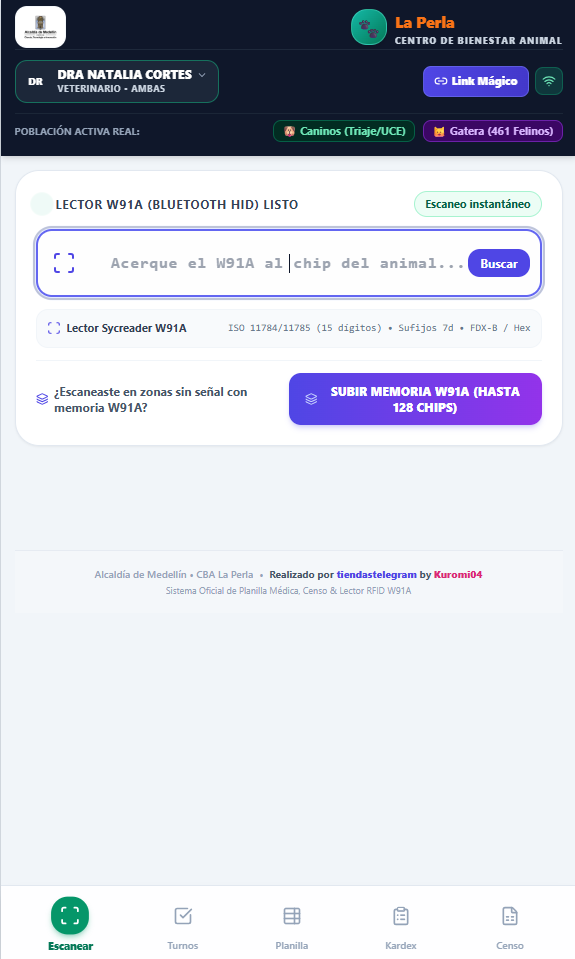
#> input picture docs/screenshots/app_scanner.png, 575 x 959 px, found by its file name
$ python generate_banner.py
#> lines starting #> are read from the running program, lines starting #| are printed output that depends on the picture
import os
from PIL import Image, ImageDraw, ImageFilter

def make_rounded(im, radius=24):
    mask = Image.new('L', im.size, 0)
    draw = ImageDraw.Draw(mask)
    draw.rounded_rectangle([(0, 0), im.size], radius=radius, fill=255)
    result = Image.new('RGBA', im.size, (0, 0, 0, 0))
    result.paste(im, (0, 0), mask=mask)
    return result

def add_shadow(im, offset=(0, 10), blur=20, shadow_color=(0, 0, 0, 160)):
    w, h = im.size
    shadow_size = (w + blur * 2, h + blur * 2)
    shadow = Image.new('RGBA', shadow_size, (0, 0, 0, 0))
    draw = ImageDraw.Draw(shadow)
    draw.rounded_rectangle(
        [(blur + offset[0], blur + offset[1]), (w + blur + offset[0], h + blur + offset[1])],
        radius=24,
        fill=shadow_color
    )
    shadow = shadow.filter(ImageFilter.GaussianBlur(blur // 2))
    shadow.paste(im, (blur, blur), mask=im)
    return shadow, blur

def create_banner():
    # Load images
    im_scanner = Image.open('docs/screenshots/app_scanner.png').convert('RGBA')
#> im_scanner is the input picture: PIL image 575x959 RGBA; mean R, G, B, A 204.6, 207.5, 218.1, 255
    im_kardex = Image.open('docs/screenshots/app_kardex.png').convert('RGBA')
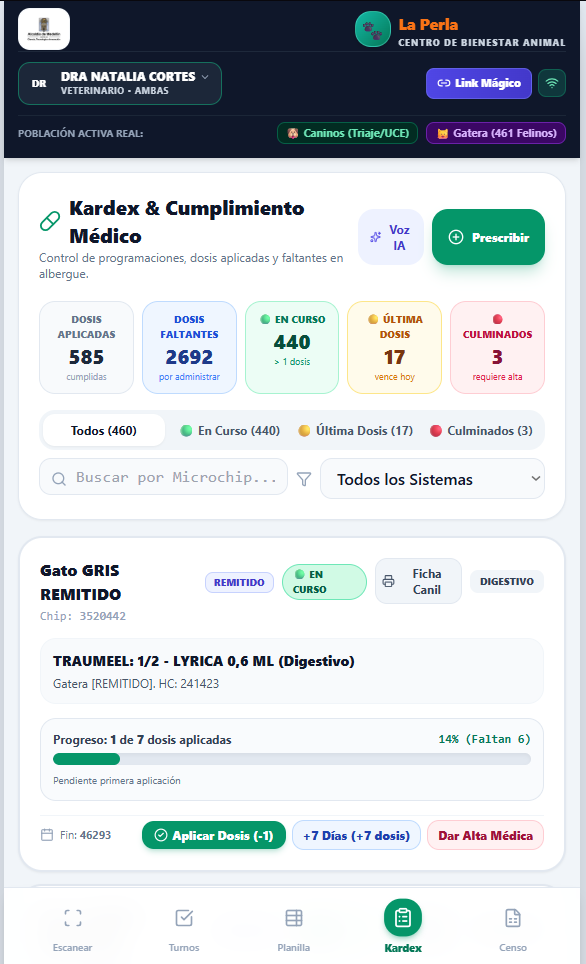
#> input picture docs/screenshots/app_kardex.png, 586 x 964 px, found by its file name
#> im_kardex is the input picture: PIL image 586x964 RGBA; mean R, G, B, A 203.2, 209, 213.2, 255

    # Normalize height
    target_h = 880
    w1 = int(im_scanner.width * (target_h / im_scanner.height))
#> w1 = 527
    im_scanner = im_scanner.resize((w1, target_h), Image.Resampling.LANCZOS)
#> im_scanner: PIL image 527x880 RGBA

    w2 = int(im_kardex.width * (target_h / im_kardex.height))
#> w2 = 534
    im_kardex = im_kardex.resize((w2, target_h), Image.Resampling.LANCZOS)
#> im_kardex: PIL image 534x880 RGBA

    # Round corners
    im_scanner = make_rounded(im_scanner, radius=28)
#> in make_rounded, `mask = Image.new('L', im.size, 0)`: mask: PIL image 527x880 L; every value is 0
#> in make_rounded, `result = Image.new('RGBA', im.size, (0, 0, 0, 0))`: result: PIL image 527x880 RGBA; every value is 0
    im_kardex = make_rounded(im_kardex, radius=28)
#> in make_rounded (call 2), `mask = Image.new('L', im.size, 0)`: mask: PIL image 534x880 L; every value is 0
#> in make_rounded (call 2), `result = Image.new('RGBA', im.size, (0, 0, 0, 0))`: result: PIL image 534x880 RGBA; every value is 0

    # Canvas dimensions
    padding_x = 40
    gap = 40
    banner_w = padding_x * 2 + w1 + w2 + gap
#> banner_w = 1181
    banner_h = target_h + 100

    # Gradient background (#0b0f19 to #1e293b)
    banner = Image.new('RGBA', (banner_w, banner_h), (11, 15, 25, 255))
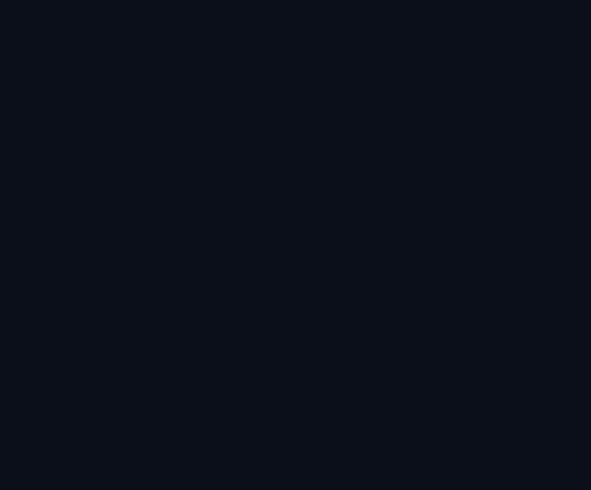
#> banner: PIL image 1181x980 RGBA (shown at 1/2 size); mean R, G, B, A 11, 15, 25, 255
    draw = ImageDraw.Draw(banner)

    # Subtle top highlight and border
    draw.rounded_rectangle([(8, 8), (banner_w - 8, banner_h - 8)], radius=24, outline=(40, 50, 75, 255), width=2)

    # Shadow for im_scanner
    s_scanner, blur1 = add_shadow(im_scanner, offset=(0, 12), blur=30)
#> in add_shadow, `shadow = Image.new('RGBA', shadow_size, (0, 0, 0, 0))`: shadow: PIL image 587x940 RGBA; every value is 0
#> in add_shadow, `shadow = shadow.filter(ImageFilter.GaussianBlur(blur // 2))`:
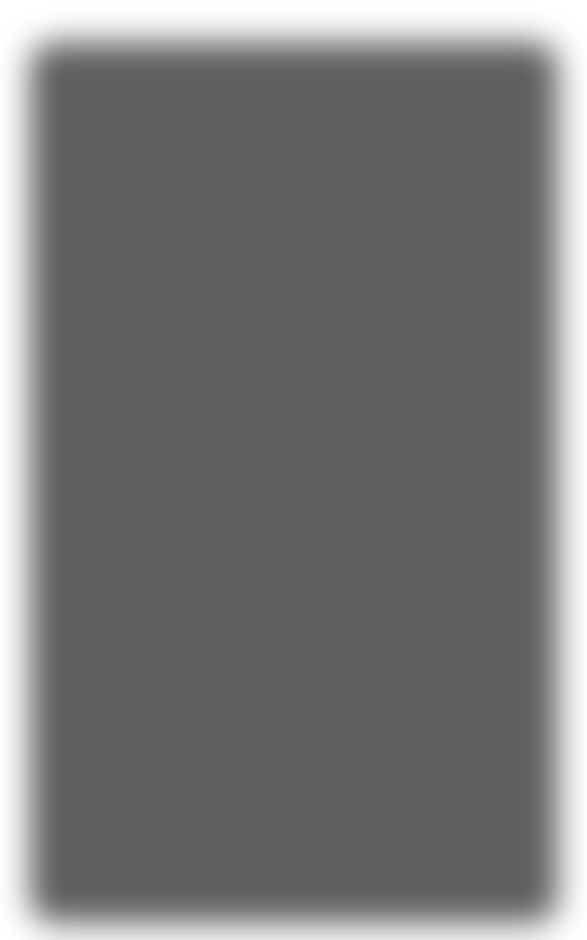
#> shadow: PIL image 587x940 RGBA; mean R, G, B, A 0, 0, 0, 134.6; transparent parts drawn white
#> in add_shadow, `shadow.paste(im, (blur, blur), mask=im)`:
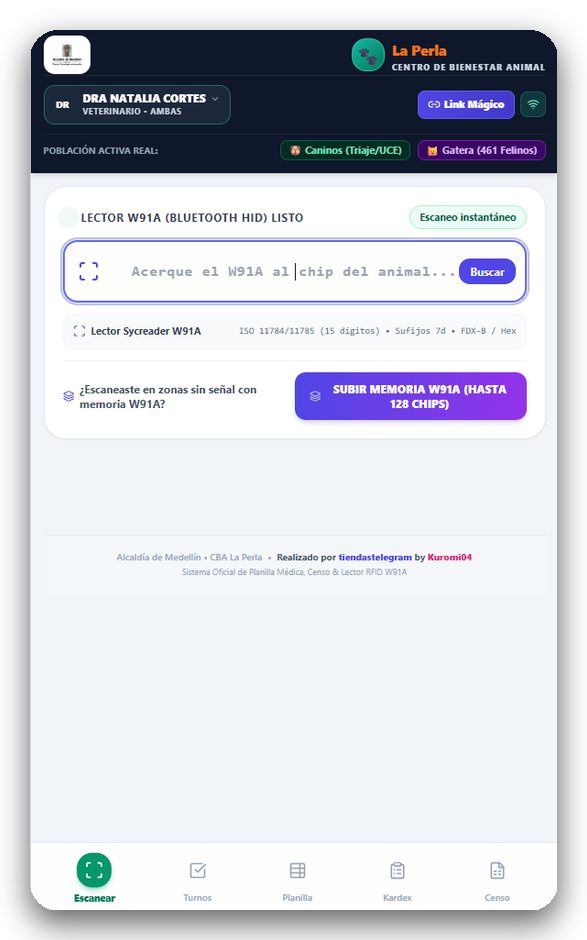
#> shadow: PIL image 587x940 RGBA; mean R, G, B, A 171.7, 174.1, 183.1, 219.5; transparent parts drawn white
#> blur1 = 30
    pos1 = (padding_x - blur1, 50 - blur1)
#> pos1 = (10, 20)
    banner.paste(s_scanner, pos1, mask=s_scanner)
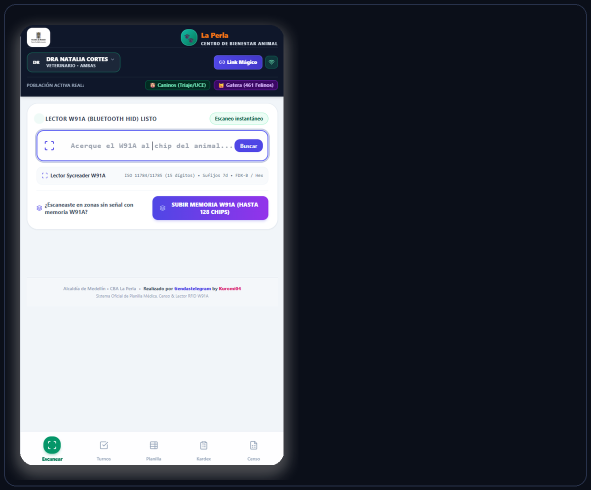
#> banner: PIL image 1181x980 RGBA (shown at 1/2 size); mean R, G, B, A 88.6, 92.1, 102.4, 253; transparent parts drawn white

    # Shadow for im_kardex
    s_kardex, blur2 = add_shadow(im_kardex, offset=(0, 12), blur=30)
#> call 2 of add_shadow, with offset = (0, 12), blur = 30, shadow_color = (0, 0, 0, 160)
#> in add_shadow (call 2), `shadow = Image.new('RGBA', shadow_size, (0, 0, 0, 0))`: shadow: PIL image 594x940 RGBA; every value is 0
#> in add_shadow (call 2), `shadow.paste(im, (blur, blur), mask=im)`:
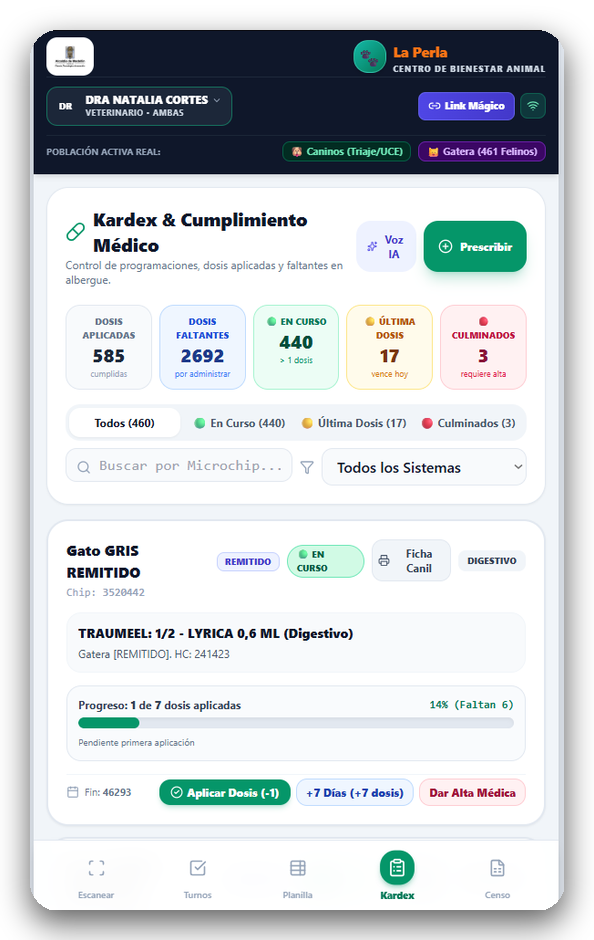
#> shadow: PIL image 594x940 RGBA; mean R, G, B, A 170.7, 175.6, 179.1, 219.8; transparent parts drawn white
#> blur2 = 30
    pos2 = (padding_x + w1 + gap - blur2, 50 - blur2)
#> pos2 = (577, 20)
    banner.paste(s_kardex, pos2, mask=s_kardex)
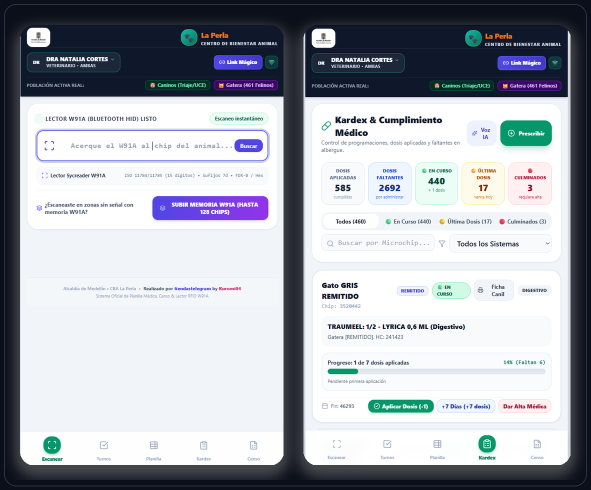
#> banner: PIL image 1181x980 RGBA (shown at 1/2 size); mean R, G, B, A 166.3, 170.6, 178.4, 251; transparent parts drawn white

    # Save banner
    banner.save('docs/screenshots/app_banner.png', format='PNG', optimize=True)
    print(f"Banner generated successfully: {banner_w}x{banner_h} at docs/screenshots/app_banner.png")
#| Banner generated successfully: 1181x980 at docs/screenshots/app_banner.png

if __name__ == "__main__":
    create_banner()
